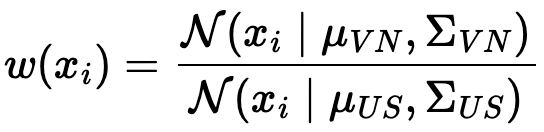
#> input picture reports/assets/ea-vton/copula-density-ratio.png, 544 x 132 px
$ python -i quality.py   (imports and definitions only)
#> lines starting #> are read from the running program, lines starting #| are printed output that depends on the picture
"""Photo quality assessment service for uploaded images."""

from __future__ import annotations

from typing import Literal

import numpy as np
from PIL import Image, ImageFilter

StatusLevel = Literal["pass", "warn", "fail"]


def check_brightness(image: Image.Image) -> tuple[StatusLevel, float]:
    """Check mean pixel brightness of an image.

    Returns:
        Tuple of (status, mean_brightness).
        - < 50  -> fail (too dark)
        - < 80  -> warn (somewhat dark)
        - >= 80 -> pass
    """
    grayscale = image.convert("L")
    mean_brightness = float(np.mean(np.array(grayscale)))

    if mean_brightness < 50:
        return "fail", mean_brightness
    if mean_brightness < 80:
        return "warn", mean_brightness
    return "pass", mean_brightness


def check_blur(image: Image.Image) -> tuple[StatusLevel, float]:
    """Check image sharpness using Laplacian variance.

    A low variance indicates a blurry image.

    Returns:
        Tuple of (status, laplacian_variance).
        - < 50  -> fail (very blurry)
        - < 100 -> warn (somewhat blurry)
        - >= 100 -> pass
    """
    grayscale = image.convert("L")
    # Approximate Laplacian using PIL kernel (3x3)
    laplacian = grayscale.filter(ImageFilter.Kernel(
        size=(3, 3),
        kernel=[0, 1, 0, 1, -4, 1, 0, 1, 0],
        scale=1,
        offset=128,
    ))
    arr = np.array(laplacian, dtype=np.float64) - 128.0
    variance = float(np.var(arr))

    if variance < 50:
        return "fail", variance
    if variance < 100:
        return "warn", variance
    return "pass", variance


def check_dimensions(image: Image.Image) -> tuple[StatusLevel, tuple[int, int]]:
    """Check image dimensions meet minimum requirements.

    Returns:
        Tuple of (status, (width, height)).
        - min 512x512 -> pass
        - min 256x256 -> warn
        - below 256   -> fail
    """
    w, h = image.size

    if w >= 512 and h >= 512:
        return "pass", (w, h)
    if w >= 256 and h >= 256:
        return "warn", (w, h)
    return "fail", (w, h)


def assess_quality(image: Image.Image) -> dict:
    """Run all quality checks and return a combined assessment.

    Returns:
        Dict with brightness, blur, dimensions, and overall status.
    """
    brightness_status, brightness_val = check_brightness(image)
    blur_status, blur_val = check_blur(image)
    dim_status, _ = check_dimensions(image)

    statuses = [brightness_status, blur_status, dim_status]

    if "fail" in statuses:
        overall = "fail"
    elif "warn" in statuses:
        overall = "warn"
    else:
        overall = "pass"

    return {
        "brightness": {"status": brightness_status, "value": round(brightness_val, 1)},
        "blur": {"status": blur_status, "value": round(blur_val, 1)},
        "dimensions": {"status": dim_status, "value": None},
        "overall": overall,
    }

>>> from PIL import Image
>>> picture = Image.open('../../reports/assets/ea-vton/copula-density-ratio.png')
#> picture is the input picture: PIL image 544x132 RGB; min 0, max 255, mean 231.9
>>> result = assess_quality(picture)
#> in check_brightness, `mean_brightness = float(np.mean(np.array(grayscale)))`: mean_brightness = 231.9
#> in assess_quality, `brightness_status, brightness_val = check_brightness(image)`: brightness_status = 'pass'; brightness_val = 231.9
#> in check_blur, `laplacian = grayscale.filter(ImageFilter.Kernel( size=(3, 3), kernel=[..`:
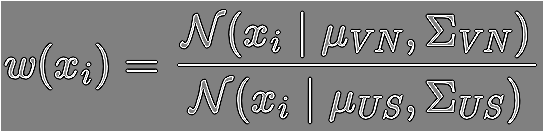
#> laplacian: PIL image 544x132 L; min 0, max 255, mean 129.3
#> in check_blur, `variance = float(np.var(arr))`: variance = 2311.6
#> in assess_quality, `blur_status, blur_val = check_blur(image)`: blur_status = 'pass'; blur_val = 2311.6
#> in assess_quality, `dim_status, _ = check_dimensions(image)`: dim_status = 'fail'
#> in assess_quality, `statuses = [brightness_status, blur_status, dim_status]`: statuses = ['pass', 'pass', 'fail']
#> result = 4 items

$ run again, on reports/assets/ea-vton/copula-psis-pipeline.png
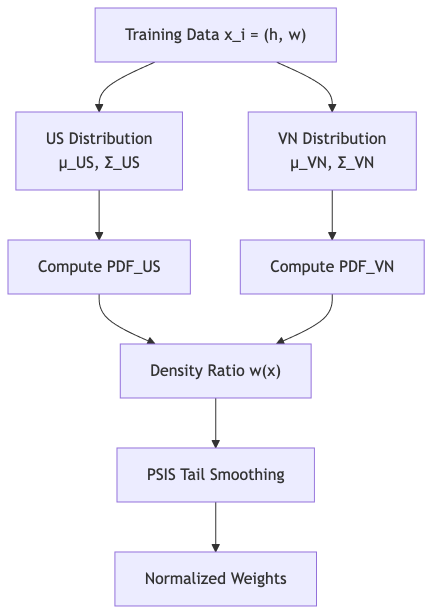
#> input picture reports/assets/ea-vton/copula-psis-pipeline.png, 865 x 1228 px (shown at 1/2 size)
#> picture is the input picture: PIL image 865x1228 RGBA; mean R, G, B, A 78.6, 77.8, 85.9, 89.8
#> in check_brightness, `grayscale = image.convert("L")`:
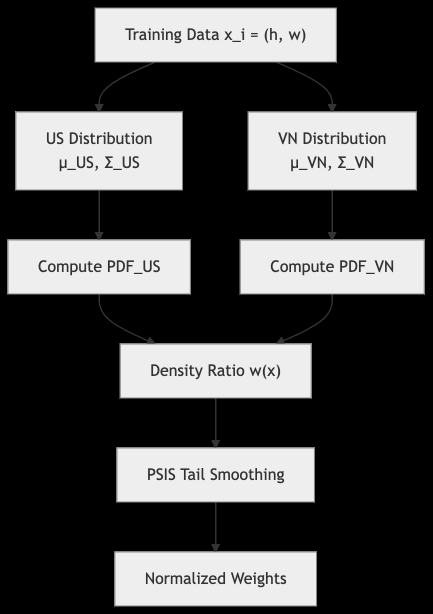
#> grayscale: PIL image 865x1228 L (shown at 1/2 size); min 0, max 255, mean 78.9
#> mean_brightness = 78.94
#> brightness_status = 'warn'; brightness_val = 78.94
#> in check_blur, `laplacian = grayscale.filter(ImageFilter.Kernel( size=(3, 3), kernel=[..`:
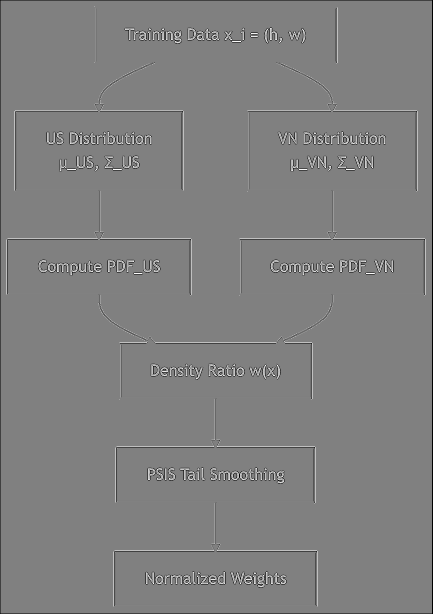
#> laplacian: PIL image 865x1228 L (shown at 1/2 size); min 0, max 255, mean 127.4
#> variance = 756.1
#> blur_status = 'pass'; blur_val = 756.1
#> dim_status = 'pass'
#> statuses = ['warn', 'pass', 'pass']
#> result = 4 items

$ run again, on reports/assets/ea-vton/corn-probability.png
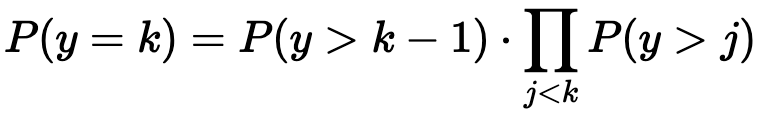
#> input picture reports/assets/ea-vton/corn-probability.png, 760 x 124 px
#> picture is the input picture: PIL image 760x124 RGB; min 0, max 255, mean 239.1
#> mean_brightness = 239.1
#> brightness_status = 'pass'; brightness_val = 239.1
#> in check_blur, `laplacian = grayscale.filter(ImageFilter.Kernel( size=(3, 3), kernel=[..`:
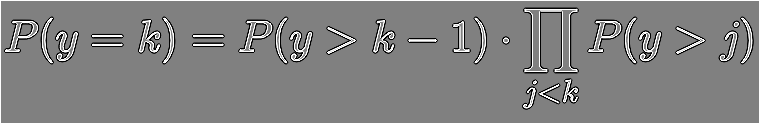
#> laplacian: PIL image 760x124 L; min 0, max 255, mean 129.8
#> variance = 1420
#> blur_status = 'pass'; blur_val = 1420
#> dim_status = 'fail'
#> statuses = ['pass', 'pass', 'fail']
#> result = 4 items

$ run again, on reports/assets/ea-vton/weighted-bce-loss.png
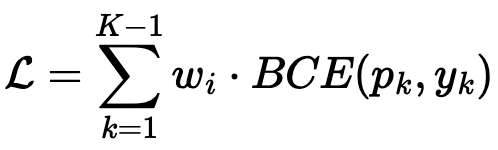
#> input picture reports/assets/ea-vton/weighted-bce-loss.png, 498 x 150 px
#> picture is the input picture: PIL image 498x150 RGB; min 0, max 255, mean 239.2
#> mean_brightness = 239.2
#> brightness_status = 'pass'; brightness_val = 239.2
#> in check_blur, `laplacian = grayscale.filter(ImageFilter.Kernel( size=(3, 3), kernel=[..`:
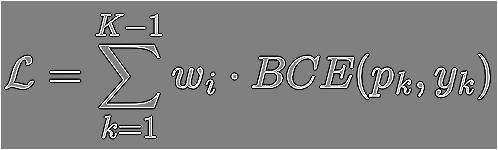
#> laplacian: PIL image 498x150 L; min 0, max 255, mean 129.6
#> variance = 1459.1
#> blur_status = 'pass'; blur_val = 1459.1
#> dim_status = 'fail'
#> statuses = ['pass', 'pass', 'fail']
#> result = 4 items
